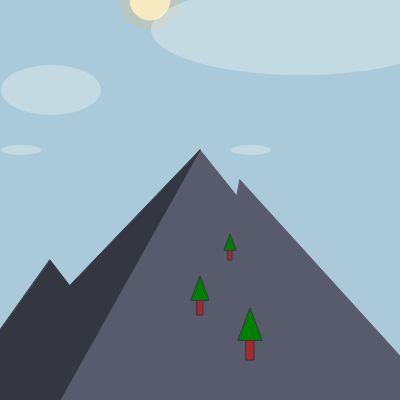
Frame 1 (no input)
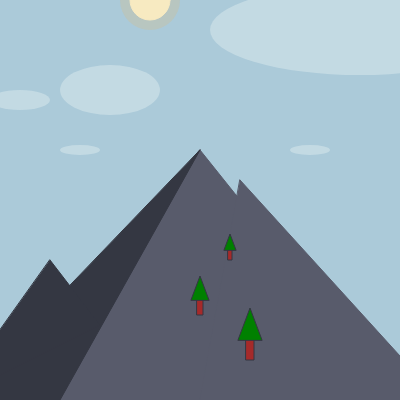
Frame 60 (no input)
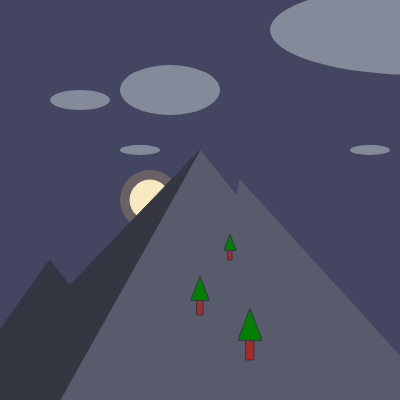
Frame 120 (the mouse pressed at the canvas centre since frame 60)

The p5.js sketch that drew these frames (run headless with seeded random() and noise() and a simulated clock; from frame 60 on, the mouse is pressed at the canvas centre):

// p5.js sketch
// ── sketch.js
function setup() {
  createCanvas(400, 400);
}

function draw() {
  
//bg -------------------------------------------------------------------------------------------
  frameRate(25); 
  horizon = 200;
  line(0,horizon,400,horizon);
if (mouseY < horizon) {
  background(171, 202, 217);
  } else {
  background(68, 70, 97)
  }

  //functions ----------------------------------------------------------------------------------
function DrawCloud()
{
  let cloudonex= 2;
  cloudonex= frameCount%width
  stroke(233, 241, 242, 0);
  fill(233, 241, 242, 100);
  ellipse(cloudonex + 50,90,100,50)
  ellipse(cloudonex - 40, 100, 60, 20);
ellipse(cloudonex + 20, 150, 40, 10);
  
  stroke(233, 241, 242, 0);
    fill(233, 241, 242, 100);
  ellipse(cloudonex +300,30,300,90);
   ellipse(cloudonex - 200, 100, 60, 20);
   ellipse(cloudonex - 300, 60, 60, 20);
ellipse(cloudonex + 250, 150, 40, 10);
}

  
function DrawSun()
  {
      stroke(224, 181, 112, 0);
  fill(224, 181, 112, 60)
  circle(150,mouseY,60,)
  stroke(247, 234, 193);
    fill(247, 234, 193)
  circle(150,mouseY,40)

  }
  
function DrawMountains()
{
    stroke(88, 91, 107);
  fill(88, 91, 107);
  triangle(0, 400, 400, 400, 200, 150);
    stroke(88, 91, 107);
  fill(88, 91, 107);
  triangle(200, 400, 440, 400, 240, 180);
      //shadows
      stroke(52, 55, 66);
      fill(52, 55, 66);
      triangle(-40, 400, 60, 400, 200, 150);
      stroke(52, 55, 66);
      fill(52, 55, 66);
      triangle(-50, 400, 100, 325, 50, 260);
}

  function DrawTree(x,y,size)
  {
     fill("brown")
    rect(x-size,y-size,size*2,size*6)
fill ("green")
    triangle(x-size*3,y,x,y-size*8,x+size*3,y)
  }

  //drawing  :) ----------------------------------------------------------------------------------
  DrawSun();
  DrawCloud();
  DrawMountains();
  DrawTree(200, 300, 3);
   DrawTree(250, 340, 4);
    DrawTree(230, 250, 2);
  
 
  
}
